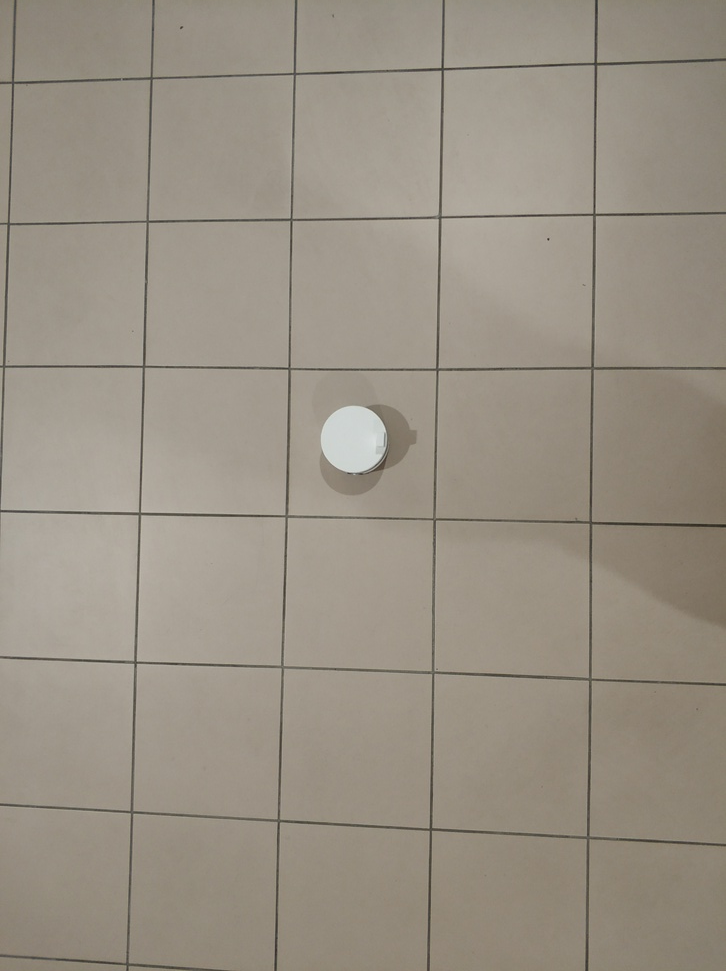
#> input picture Beyaz robot tespiti/Countors/input/1.jpg, 726 x 971 px, shrunk from 3016 x 4032 before the run; its folder holds only this picture in this run
$ python main.py --input_folder ../input --output_folder out
#> lines starting #> are read from the running program, lines starting #| are printed output that depends on the picture; after the words box and inside, x2 and y2 are one past the last pixel; in counts of white or black regions, pixels touching at a corner belong together
import cv2
import argparse
import os
import numpy as np

def find_white_objects(input_folder, output_folder,th_min,th_max):
#> called with input_folder = '../input', output_folder = 'out', th_min = 200, th_max = 255
    if not os.path.exists(output_folder):
        os.makedirs(output_folder)

    input_files = os.listdir(input_folder)
    input_files = [file for file in input_files if file.endswith('.jpg')]

    for file in input_files:
        input_path = os.path.join(input_folder, file)
        img = cv2.imread(input_path)
#> img is the input picture: shape (971, 726, 3); mean B, G, R 131.9, 144.7, 152.9
        gray = cv2.cvtColor(img, cv2.COLOR_BGR2GRAY)
        _, thresh = cv2.threshold(gray, th_min, th_max, cv2.THRESH_BINARY)
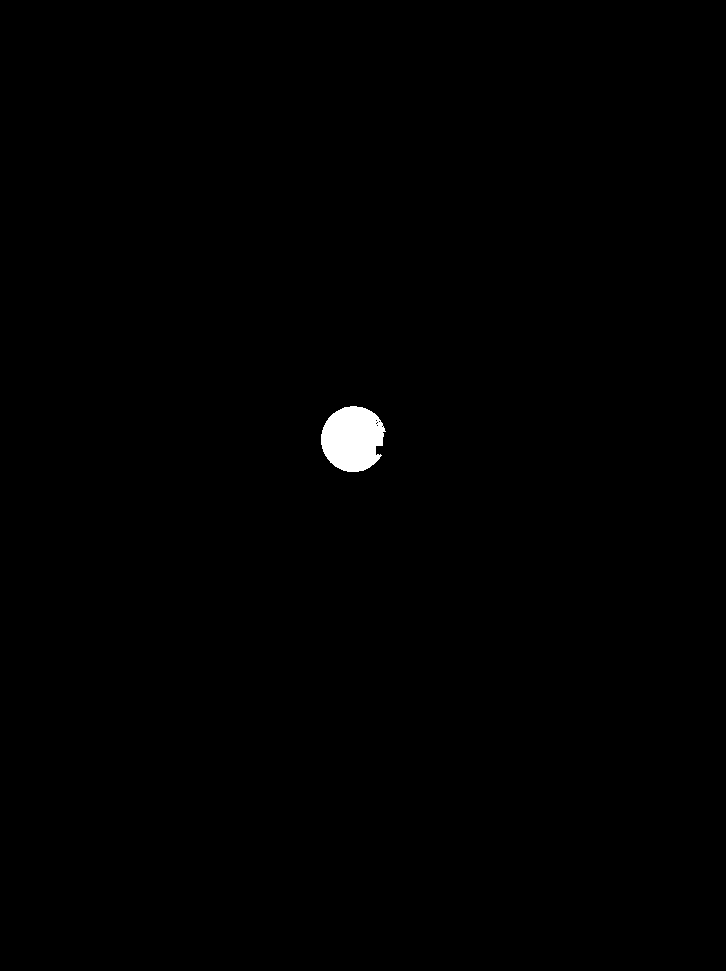
#> thresh: shape (971, 726); 0.46% white; 1 white region
        contours, _ = cv2.findContours(thresh, cv2.RETR_EXTERNAL, cv2.CHAIN_APPROX_SIMPLE)
#> contours = 1 contour; box (x1, y1, x2, y2) and area: (321, 406, 386, 472) 3166
        for contour in contours:
            x, y, w, h = cv2.boundingRect(contour)
            cv2.rectangle(img, (x, y), (x + w, y + h), (0, 255, 0), 2)
#> this loop made 1 pass
#> (x, y, w, h) on pass 1: (321, 406, 65, 66)
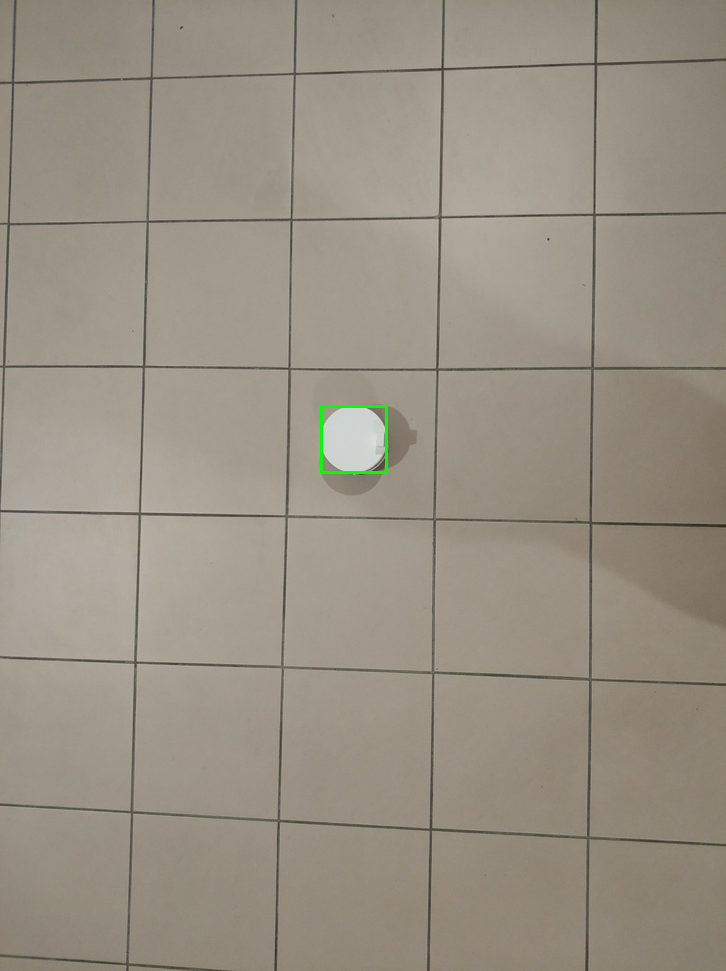
#> img: shape (971, 726, 3); 0.11% of pixels changed, all inside (x1, y1, x2, y2) = (320, 405, 388, 474)

        output_path = os.path.join(output_folder, file)
        cv2.imwrite(output_path, img)

if __name__ == "__main__":
    parser = argparse.ArgumentParser(description='Beyaz nesnelerin bölge tespiti')
    parser.add_argument('-i', '--input_folder', type=str, help='Konsol3\input', required=True)
    parser.add_argument('-o', '--output_folder', type=str, help='Konsol3\output', required=True)
    parser.add_argument("thresholdMin", type=int, default = 200, nargs="?")
    parser.add_argument("thresholdMax", type=int, default = 255, nargs="?")
    args = parser.parse_args()

    input_folder = args.input_folder
    output_folder = args.output_folder
    th_min = args.thresholdMin
    th_max = args.thresholdMax

    find_white_objects(input_folder, output_folder,th_min,th_max)

$ run again, on Beyaz robot tespiti/Countors/input/13.jpg
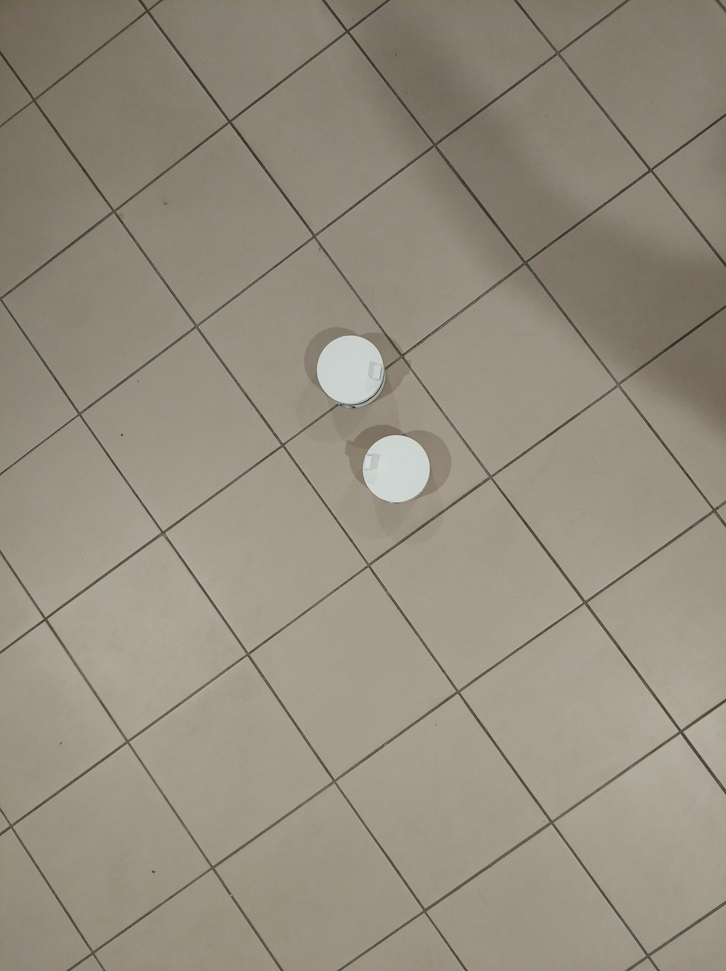
#> input picture Beyaz robot tespiti/Countors/input/13.jpg, 726 x 971 px, shrunk from 3016 x 4032 before the run
#> in find_white_objects, img is the input picture: shape (971, 726, 3); mean B, G, R 127.6, 141.2, 149.2
#> in find_white_objects, `_, thresh = cv2.threshold(gray, th_min, th_max, cv2.THRESH_BINARY)`:
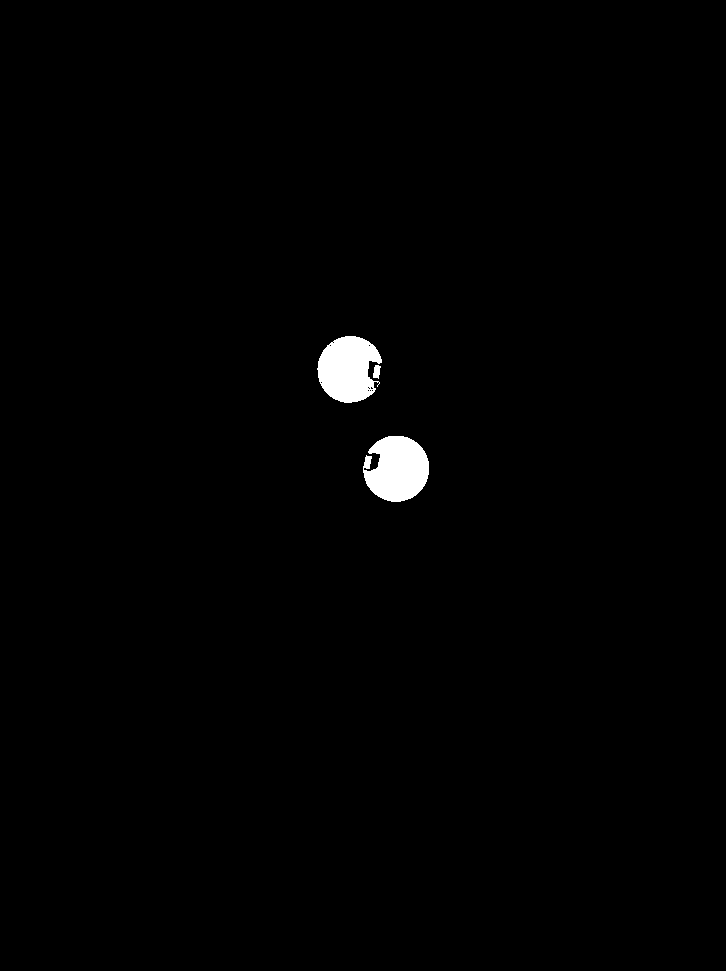
#> thresh: shape (971, 726); 0.93% white; 3 white regions
#> contours = 3 contours; box (x1, y1, x2, y2) and area: (363, 436, 429, 502) 3170, (317, 336, 382, 403) 3056, (373, 365, 381, 379) 62
#> the loop in find_white_objects, `for contour in contours:` made 3 passes
#> (x, y, w, h) on passes 1 to 3: (363, 436, 66, 66), (373, 365, 8, 14), (317, 336, 65, 67)
#> after the loop in find_white_objects, `for contour in contours:`:
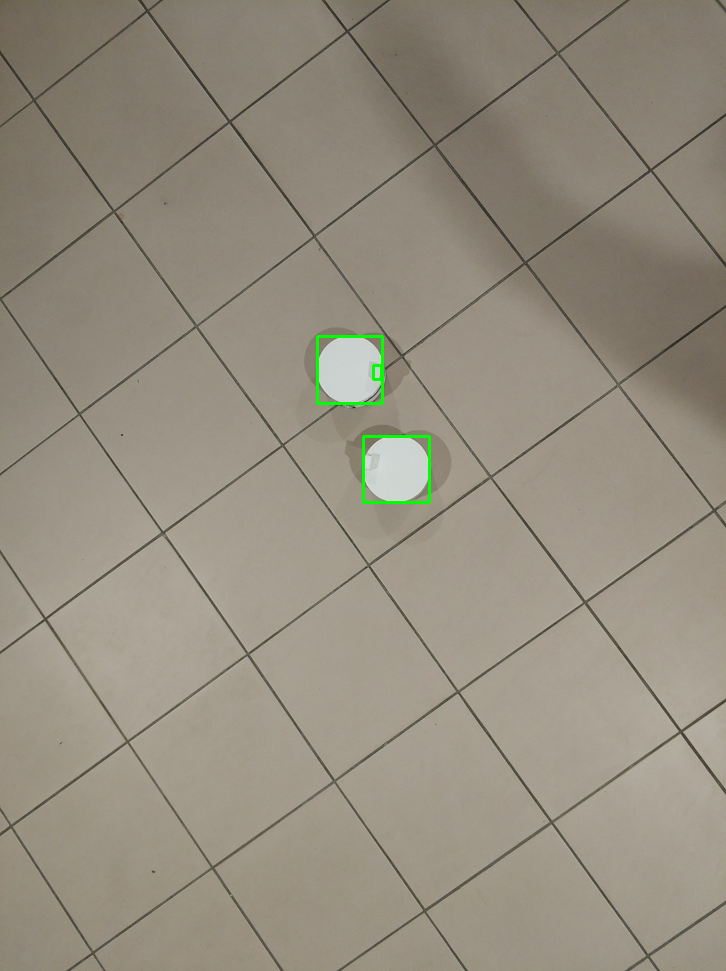
#> img: shape (971, 726, 3); 0.24% of pixels changed, all inside (x1, y1, x2, y2) = (316, 335, 431, 504)

$ run again, on Beyaz robot tespiti/Countors/input/14.jpg
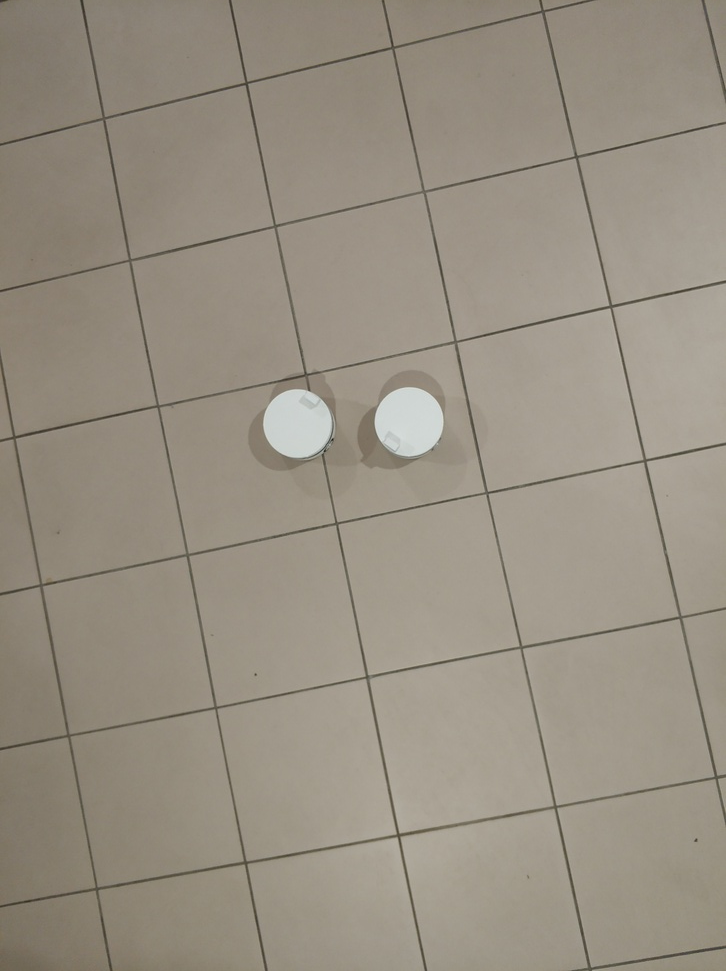
#> input picture Beyaz robot tespiti/Countors/input/14.jpg, 726 x 971 px, shrunk from 3016 x 4032 before the run
#> in find_white_objects, img is the input picture: shape (971, 726, 3); mean B, G, R 130, 143.5, 151.6
#> in find_white_objects, `_, thresh = cv2.threshold(gray, th_min, th_max, cv2.THRESH_BINARY)`:
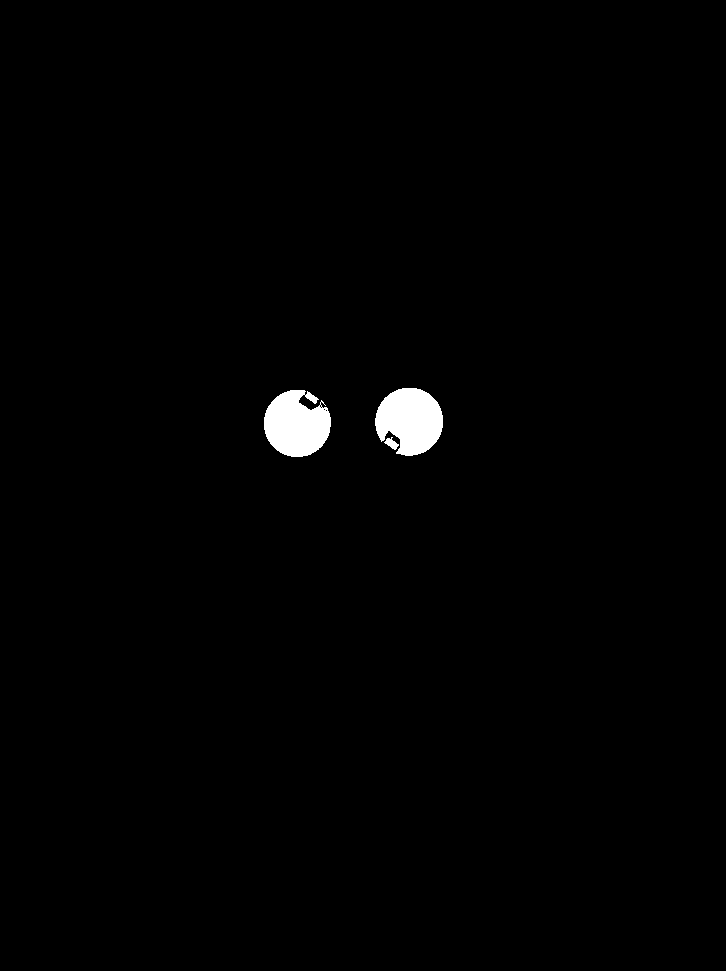
#> thresh: shape (971, 726); 0.97% white; 3 white regions
#> contours = 3 contours; box (x1, y1, x2, y2) and area: (375, 388, 443, 456) 3286, (264, 390, 331, 457) 3232, (384, 437, 399, 450) 78
#> the loop in find_white_objects, `for contour in contours:` made 3 passes
#> (x, y, w, h) on passes 1 to 3: (384, 437, 15, 13), (264, 390, 67, 67), (375, 388, 68, 68)
#> after the loop in find_white_objects, `for contour in contours:`:
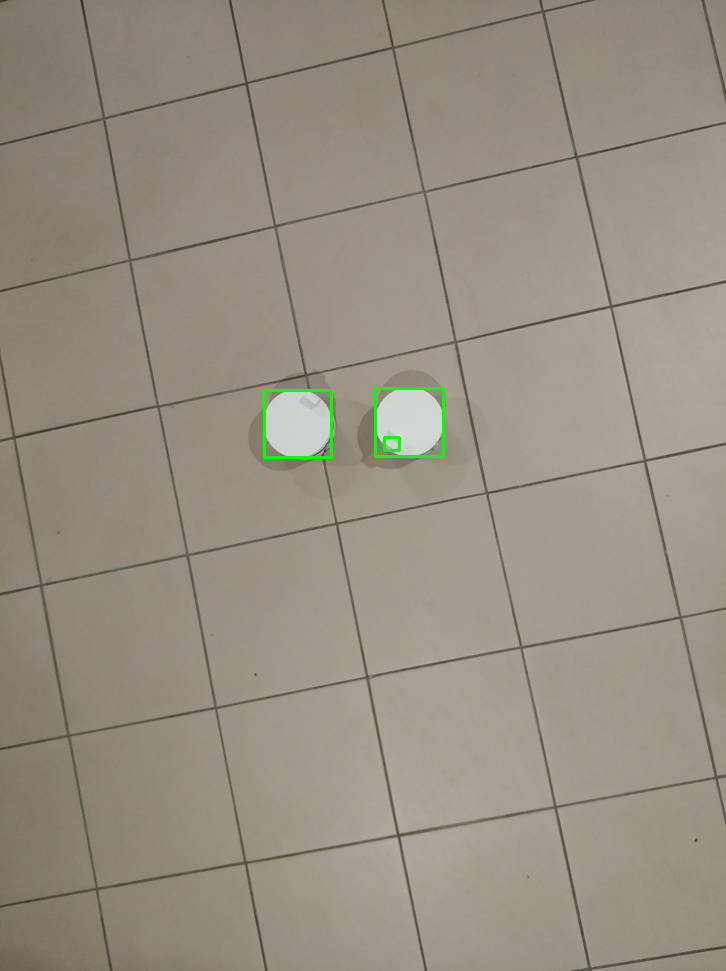
#> img: shape (971, 726, 3); 0.25% of pixels changed, all inside (x1, y1, x2, y2) = (263, 387, 445, 459)

$ run again, on Beyaz robot tespiti/Countors/input/15.jpg
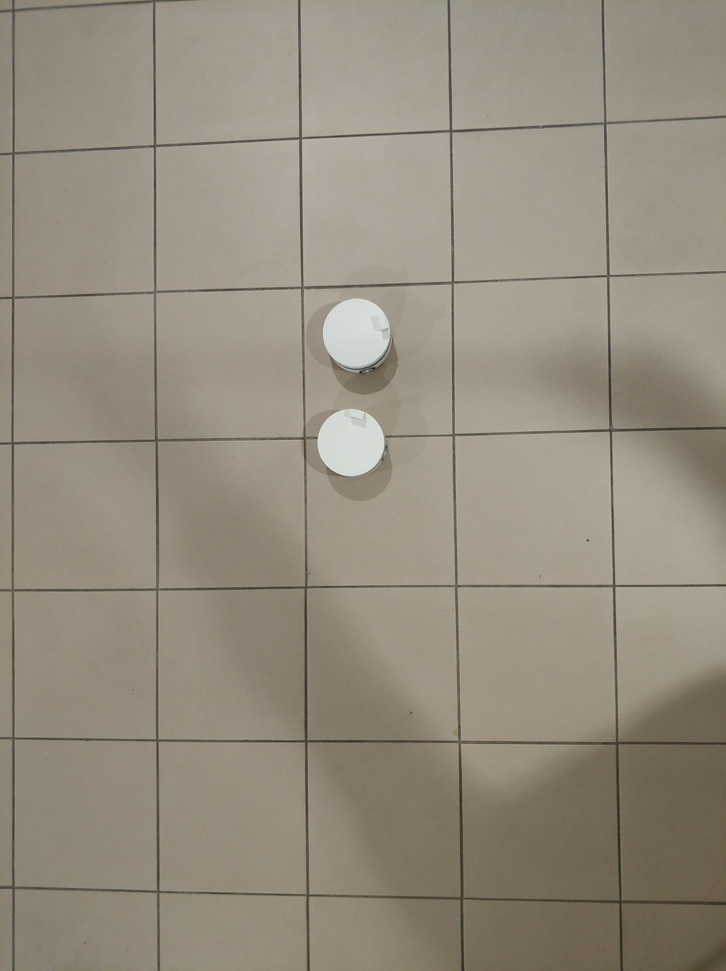
#> input picture Beyaz robot tespiti/Countors/input/15.jpg, 726 x 971 px, shrunk from 3016 x 4032 before the run
#> in find_white_objects, img is the input picture: shape (971, 726, 3); mean B, G, R 126.2, 141.1, 149
#> in find_white_objects, `_, thresh = cv2.threshold(gray, th_min, th_max, cv2.THRESH_BINARY)`:
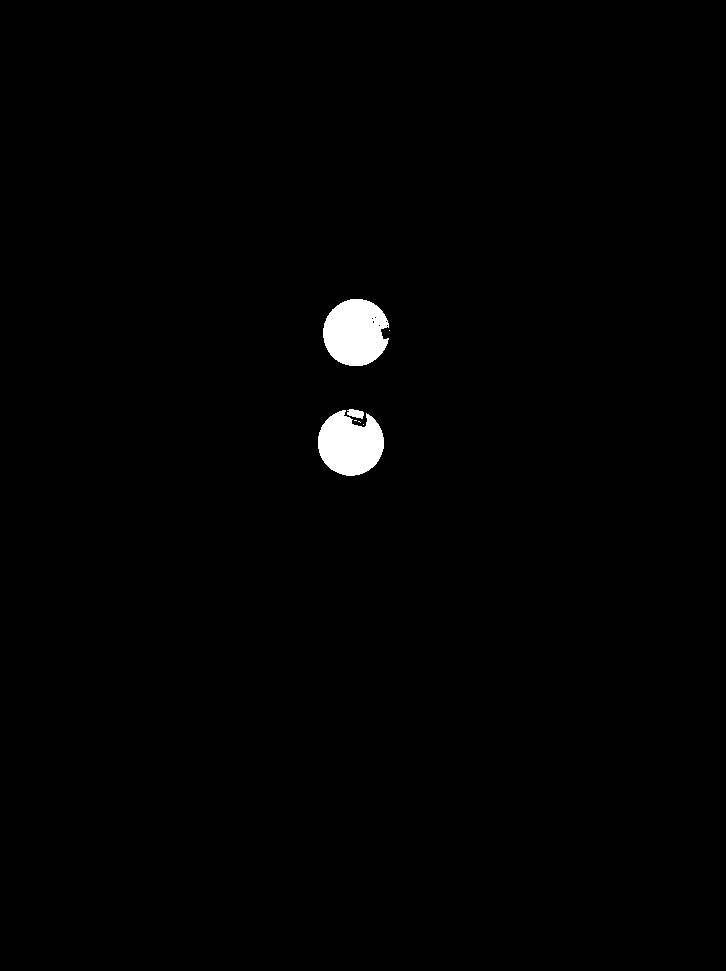
#> thresh: shape (971, 726); 0.96% white; 7 white regions (4 under 20 px)
#> contours = 7 contours, 4 with area under 20; largest, box (x1, y1, x2, y2) and area: (323, 299, 389, 366) 3345, (318, 410, 384, 476) 3086, (347, 409, 364, 419) 94
#> the loop in find_white_objects, `for contour in contours:` made 7 passes
#> (x, y, w, h) on passes 1, 4, 5, 6, 7: (363, 424, 1, 1), (318, 410, 66, 66), (347, 409, 17, 10), (389, 330, 1, 1), (323, 299, 66, 67)
#> after the loop in find_white_objects, `for contour in contours:`:
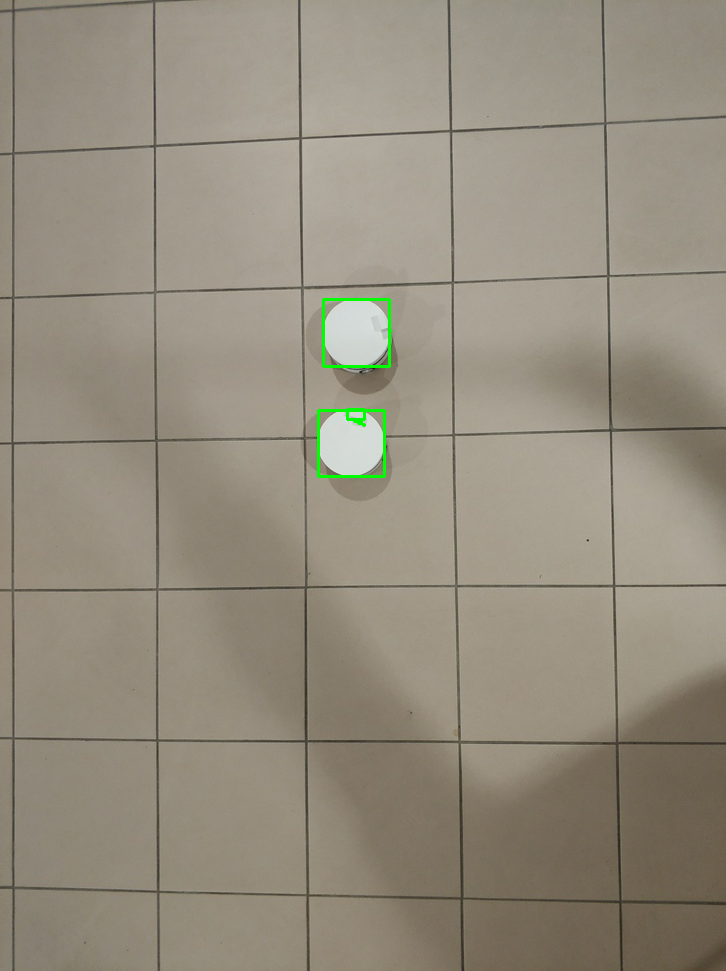
#> img: shape (971, 726, 3); 0.25% of pixels changed, all inside (x1, y1, x2, y2) = (317, 298, 392, 478)
